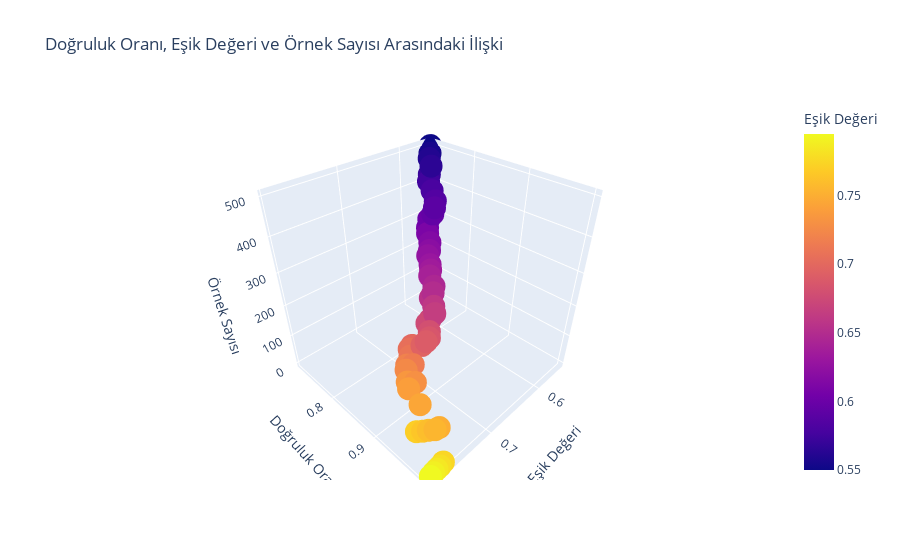

Notebook code for this chart:
### Markdown cell above
##### ENERGY_SURPLUS Sınıfı Tahmin Sonuçları İçin Güven Analizi

### Code cell
import matplotlib.pyplot as plt
import seaborn as sns



sonuclar = yuzdeler(f,test_data,"ENERGY_SURPLUS","target_direction").head(50)

display(sonuclar)

# Doğruluk oranı (Yüzde) ve Eşik (Thresh) değerlerine göre bir çizgi grafiği oluşturma
plt.figure(figsize=(10, 5))
sns.lineplot(x='Thresh', y='Yüzde', data=sonuclar)
plt.title("Doğruluk Oranı vs Eşik Değeri")
plt.xlabel("Eşik Değeri")
plt.ylabel("Doğruluk Oranı")
plt.show()

# Doğruluk oranı (Yüzde) ve Örnek Sayısı (Len) arasındaki ilişkiyi gösteren bir dağılım grafiği oluşturma
plt.figure(figsize=(10, 5))
sns.scatterplot(x='Len', y='Yüzde', data=sonuclar)
plt.title("Doğruluk Oranı vs Örnek Sayısı")
plt.xlabel("Örnek Sayısı")
plt.ylabel("Doğruluk Oranı")
plt.show()

# Doğruluk oranı (Yüzde), Eşik (Thresh) değeri ve Örnek Sayısı (Len) arasındaki 3D ilişkiyi gösteren bir görsel
from mpl_toolkits.mplot3d import Axes3D

fig = plt.figure(figsize=(10, 7))
ax = fig.add_subplot(111, projection='3d')

x = sonuclar['Thresh']
y = sonuclar['Yüzde']
z = sonuclar['Len']

ax.scatter(x, y, z, c='r', marker='o')

ax.set_xlabel("Eşik Değeri")
ax.set_ylabel("Doğruluk Oranı")
ax.set_zlabel("Örnek Sayısı")
plt.title("Doğruluk Oranı, Eşik Değeri ve Örnek Sayısı Arasındaki İlişki")
plt.show()


import plotly.express as px

fig = px.scatter_3d(sonuclar, x='Thresh', y='Yüzde', z='Len', color='Thresh',
                    labels={'Thresh': 'Eşik Değeri', 'Yüzde': 'Doğruluk Oranı', 'Len': 'Örnek Sayısı'},
                    title="Doğruluk Oranı, Eşik Değeri ve Örnek Sayısı Arasındaki İlişki")

fig.show()

### Figure 1 — Plotly figure (JSON) as saved in the notebook; plotly's stock layout.template omitted (floating-point values rounded to 4 significant figures)
{"data": [{"hovertemplate": "Eşik Değeri=%{marker.color}<br>Doğruluk Oranı=%{y}<br>Örnek Sayısı=%{z}<extra></extra>", "legendgroup": "", "marker": {"color": [0.795, 0.79, 0.785, 0.78, 0.775, 0.77, 0.765, 0.76, 0.755, 0.75, 0.745, 0.74, 0.735, 0.73, 0.725, 0.72, 0.715, 0.71, 0.705, 0.7, 0.695, 0.69, 0.685, 0.68, 0.675, 0.67, 0.665, 0.66, 0.655, 0.65, 0.645, 0.64, 0.635, 0.63, 0.625, 0.62, 0.615, 0.61, 0.605, 0.6, 0.595, 0.59, 0.585, 0.58, 0.575, 0.57, 0.565, 0.56, 0.555, 0.55], "coloraxis": "coloraxis", "symbol": "circle"}, "mode": "markers", "name": "", "scene": "scene", "showlegend": false, "type": "scatter3d", "x": [0.795, 0.79, 0.785, 0.78, 0.775, 0.77, 0.765, 0.76, 0.755, 0.75, 0.745, 0.74, 0.735, 0.73, 0.725, 0.72, 0.715, 0.71, 0.705, 0.7, 0.695, 0.69, 0.685, 0.68, 0.675, 0.67, 0.665, 0.66, 0.655, 0.65, 0.645, 0.64, 0.635, 0.63, 0.625, 0.62, 0.615, 0.61, 0.605, 0.6, 0.595, 0.59, 0.585, 0.58, 0.575, 0.57, 0.565, 0.56, 0.555, 0.55], "y": [1, 1, 1, 1, 1, 0.944, 0.95, 0.955, 0.962, 0.964, 0.921, 0.891, 0.882, 0.893, 0.867, 0.862, 0.87, 0.857, 0.849, 0.849, 0.865, 0.868, 0.869, 0.863, 0.852, 0.853, 0.857, 0.849, 0.836, 0.836, 0.832, 0.817, 0.813, 0.806, 0.795, 0.793, 0.788, 0.777, 0.771, 0.768, 0.771, 0.769, 0.765, 0.752, 0.738, 0.734, 0.732, 0.722, 0.718, 0.713], "z": [1, 4, 6, 7, 11, 18, 20, 22, 26, 28, 38, 46, 51, 56, 60, 65, 69, 77, 86, 93, 104, 114, 122, 131, 142, 150, 168, 179, 189, 201, 214, 230, 241, 248, 264, 275, 292, 309, 319, 340, 354, 368, 383, 403, 420, 436, 456, 471, 482, 499]}], "layout": {"coloraxis": {"colorbar": {"title": {"text": "Eşik Değeri"}}, "colorscale": [[0, "#0d0887"], [0.1111, "#46039f"], [0.2222, "#7201a8"], [0.3333, "#9c179e"], [0.4444, "#bd3786"], [0.5556, "#d8576b"], [0.6667, "#ed7953"], [0.7778, "#fb9f3a"], [0.8889, "#fdca26"], [1, "#f0f921"]]}, "legend": {"tracegroupgap": 0}, "scene": {"domain": {"x": [0, 1], "y": [0, 1]}, "xaxis": {"title": {"text": "Eşik Değeri"}}, "yaxis": {"title": {"text": "Doğruluk Oranı"}}, "zaxis": {"title": {"text": "Örnek Sayısı"}}}, "title": {"text": "Doğruluk Oranı, Eşik Değeri ve Örnek Sayısı Arasındaki İlişki"}}}
